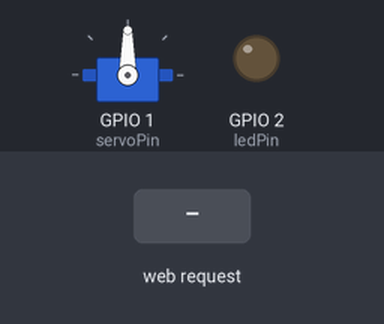
Bench run of a sketch on a simulated ESP32. Shown: servo, output pins drawn as LEDs (lit = HIGH). The inputs (shaded band) are chosen by the test bench. WiFi joins after 1.5 s; servers stay silent unless stated; what the sketch prints to the serial monitor is not drawn.

Above: at 2.7 s.
2.8 s: HTTP request GET /servo received
At 3.7 s:
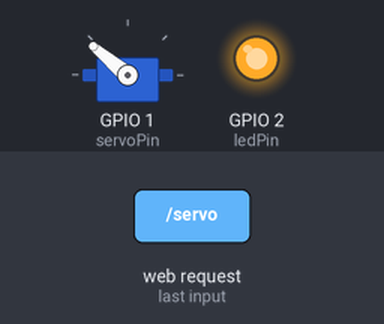
Timing chart, 0 to 5.8 s (numbered marks = the images above; inputs shaded):
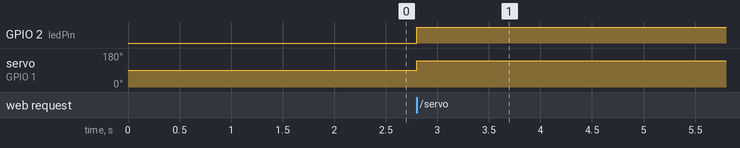

The sketch:

trezor_so_servom_v1.ino
```cpp
//============================
//ESP32 Web Server: Elektronicky trezor so servom
//============================

#include <WiFi.h>
#include <WebServer.h>
#include "webpageCode.h"
#include "webpageCodeB.h"
#include <ESP32Servo.h>

Servo myservo;

const char* ssid     = "Redmi";
const char* password = "internetveci";

static const int servoPin = 1;
static const int ledPin = 2;

int hodnota = 0;
int posOpen = 95;
int posClosed = 140;

WebServer server(80);

#include "funkcie.h"

//===================================================================

void setup()
{
  myservo.attach(servoPin);
  Serial.begin(115200);
  delay(10);

  pinMode(ledPin, OUTPUT);
  delay(10);

  Serial.println();
  Serial.print("Connecting to WiFi ");
  WiFi.begin(ssid, password);

  while (WiFi.status()!=WL_CONNECTED){
  delay(150);
  Serial.print(".");
  }
  Serial.println();
  Serial.println("WiFi connected.");
  Serial.print("IP address: ");
  Serial.println(WiFi.localIP());

  server.on("/", webPage);
  server.on("/servo", SERVOtlacidlo);
  server.begin();
}

//===================================================================

void loop() {
  server.handleClient();
  }
```

funkcie.h
```cpp
void webPage()
{
  server.send(200,"text/html", webpageCode);
}

void SERVOtlacidlo()
{
  myservo.attach(servoPin);
  Serial.print(hodnota+" ");
  if (hodnota %  2) {
    digitalWrite(2, !digitalRead(2));
    server.send(200,"text/html", webpageCode);
    myservo.write(posOpen);
  } else {
    digitalWrite(2, !digitalRead(2));
    server.send(200,"text/html", webpageCodeB);
    myservo.write(posClosed);
  }

  hodnota= hodnota+1;
  delay(500);
}
```

webpageCode.h
```cpp
String webpageCode = R"***(
<!DOCTYPE html>
<html>
  <head>
        <title>ESP32 Webovy Server</title>
  </head>
  <style>
        body {font-family: "Calibri"; text-align:center; background-color: rgba(254,255,238, 0.589)}
        h1   {color: rgba(0, 0, 255, 0.788); font-size: 50px;}
        h2   {color: rgb(155, 11, 11); font-size: 30px}
        #lock
          {
            display: inline-block;
            background: #9b0b0b;
            color: rgba(255,255,255, 0.80);
            font-weight: bold;
            font: 35px arial, sans-serif;
            width: 300px;
            height: 300px;
            line-height: 300px;
            border-radius: 50%;
            margin: 30%;
            margin-top: 50px;
            overflow: hidden;
            vertical-align: middle;
            box-shadow: 0px 0px 0px 8px #0813018e;
            border: solid 2px rgba(247, 243, 7, 0.836);
            transition: 0.4s;
            cursor: pointer;

          }
  </style>
  <body>
        <h1>
              ESP32 Web Server: Trezor so servom<br>
        </h1>
        <h2>
              Klikni a odomkni elektronicky trezor
              <a href="/servo" id="lock" onclick="onoff()" align="center">Odomkni</a>
        </h2>
        <script>
            function onoff()
            {
                  var x = document.getElementById("lock");
                  x.innerHTML = "Spracovavam...";
            }
        </script>
  </body>
</html>
)***";
```

webpageCodeB.h
```cpp
String webpageCodeB = R"***(
<!DOCTYPE html>
<html>
  <head>
        <title>ESP32 Webovy Server</title>
  </head>
  <style>
        body {font-family: "Calibri"; text-align:center; background-color: rgba(254,255,238, 0.589)}
        h1   {color: rgba(0, 0, 255, 0.788); font-size: 50px;}
        h2   {color: rgb(155, 11, 11); font-size: 30px}
        #lock
          {
            display: inline-block;
            background: #9b0b0b;
            color: rgba(255,255,255, 0.80);
            font-weight: bold;
            font: 35px arial, sans-serif;
            width: 300px;
            height: 300px;
            line-height: 300px;
            border-radius: 50%;
            margin: 30%;
            margin-top: 50px;
            overflow: hidden;
            vertical-align: middle;
            box-shadow: 0px 0px 0px 8px #0813018e;
            border: solid 2px rgba(247, 243, 7, 0.836);
            transition: 0.4s;
            cursor: pointer;

          }
  </style>
  <body>
        <h1>
              ESP32 Web Server: Trezor so servom<br>
        </h1>
        <h2>
              Klikni a zamkni elektronicky trezor
              <a href="/servo" id="lock" onclick="onoff()" align="center">Zamkni</a>
        </h2>
        <script>
            function onoff()
            {
                  var x = document.getElementById("lock");
                  x.innerHTML = "Spracovavam...";
            }
        </script>
  </body>
</html>
)***";
```

Measured:
- after the input at 2.8 s, GPIO 2 (ledPin): LOW → HIGH at once; servo on GPIO 1 (servoPin): 90° → 140° at once
